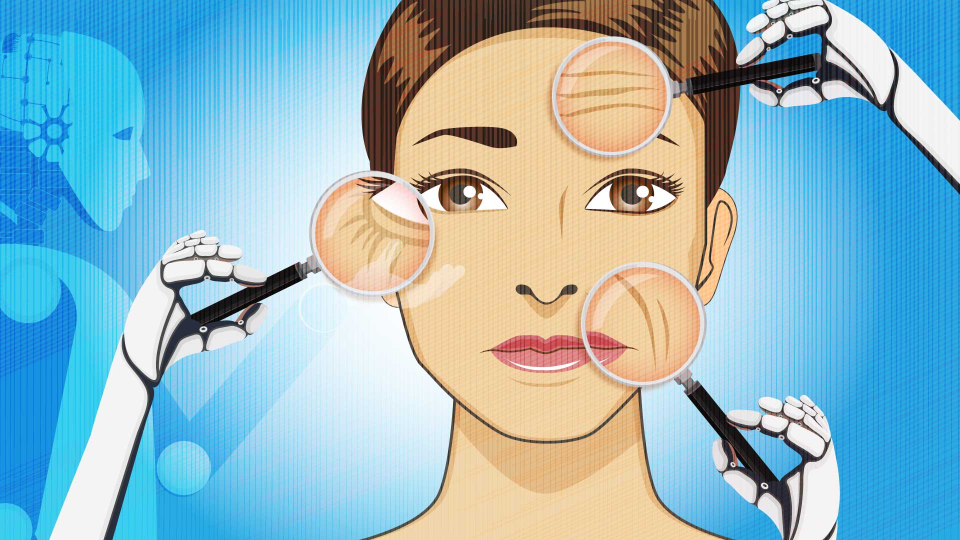
#> input picture web-app/src/assets/branding/hero-slide-analysis.jpg, 1920 x 1080 px (shown at 1/2 size); its folder holds only this picture in this run
$ python -i vision.py   (imports and definitions only)
#> lines starting #> are read from the running program, lines starting #| are printed output that depends on the picture
from collections import Counter
from dataclasses import dataclass, replace
from io import BytesIO
from statistics import mean, median

from PIL import Image, ImageFilter, ImageOps, UnidentifiedImageError

from app.calibration import HeuristicCalibration
from app.cnn_model import TorchScriptAcneModel
from app.landmark_zones import landmark_zone_images
from app.schemas import AnalysisResponse, Concern, ScanQuality, SkinZone, TreatmentPackage
from app.trained_model import TrainedSkinModel
from app.treatment_packages import DEFAULT_TREATMENT_PACKAGES


class InvalidImageError(ValueError):
    pass


@dataclass(frozen=True)
class SkinMetrics:
    brightness: float
    saturation: float
    red_ratio: float
    dark_ratio: float
    highlight_ratio: float
    texture_score: float
    skin_coverage: float
    face_centering: float
    lighting_evenness: float
    sharpness: float


# [825 lines that did not run here, left out]


def _label(value: str) -> str:
    return value.replace("_", " ")

>>> import cv2
>>> picture = cv2.imread('../../web-app/src/assets/branding/hero-slide-analysis.jpg', cv2.IMREAD_GRAYSCALE)
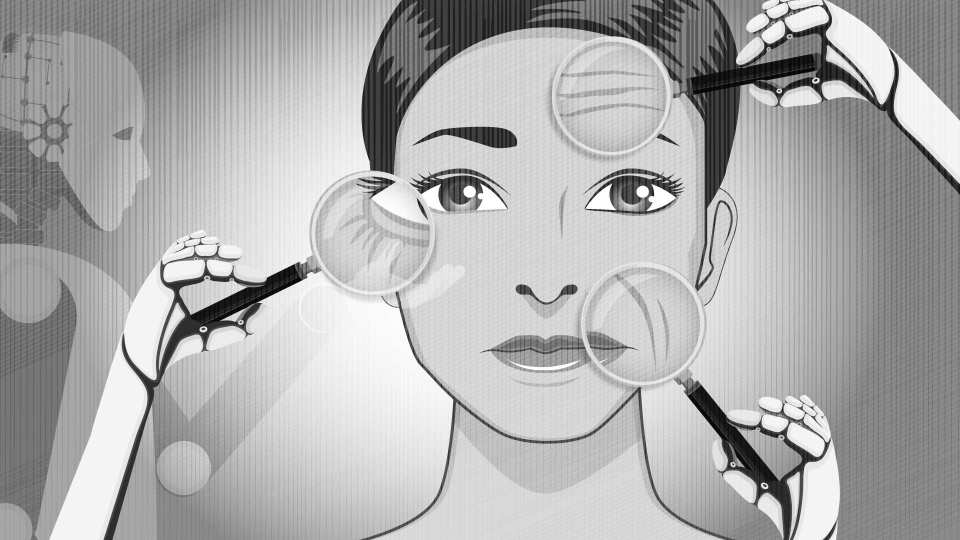
#> picture: shape (1080, 1920) (shown at 1/2 size); min 0, max 255, mean 173.6
#> (the run stopped early here; a loop or call above may not have finished)

$ run again, on web-app/src/assets/branding/hero-slide-routine.jpg
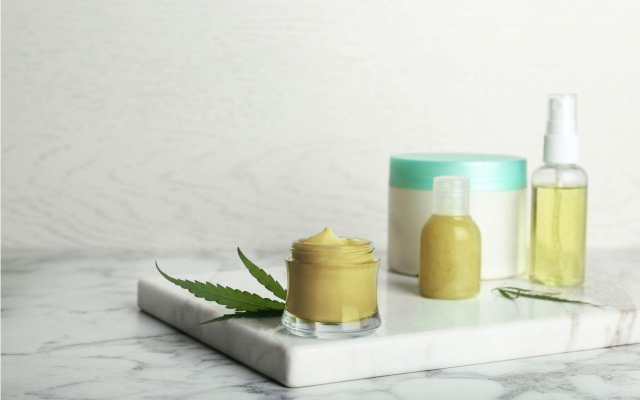
#> input picture web-app/src/assets/branding/hero-slide-routine.jpg, 1280 x 800 px (shown at 1/2 size)
#> `picture = cv2.imread('../../web-app/src/assets/branding/hero-slide-ana..`:
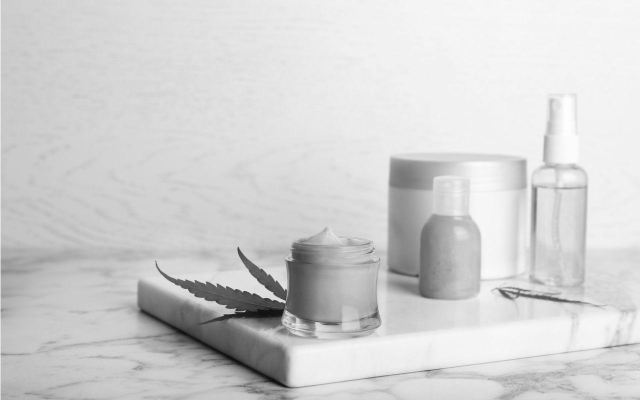
#> picture: shape (800, 1280) (shown at 1/2 size); min 8, max 255, mean 209.2

$ run again, on web-app/src/assets/branding/hero-slide-specialist.jpg
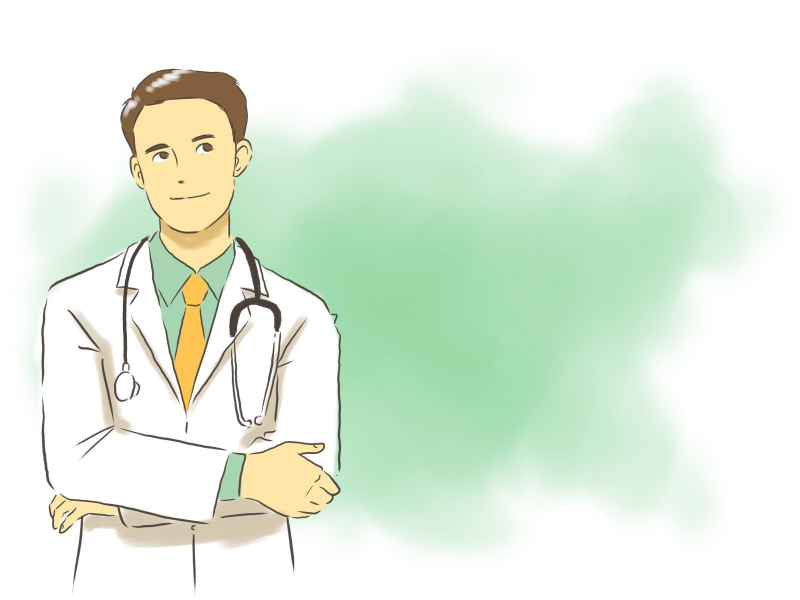
#> input picture web-app/src/assets/branding/hero-slide-specialist.jpg, 1600 x 1200 px (shown at 1/2 size)
#> `picture = cv2.imread('../../web-app/src/assets/branding/hero-slide-ana..`:
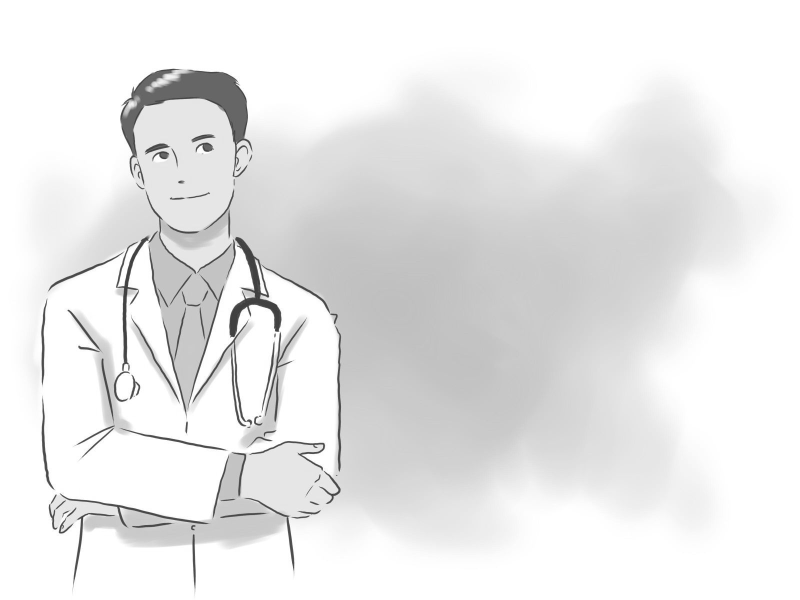
#> picture: shape (1200, 1600) (shown at 1/2 size); min 46, max 255, mean 233
